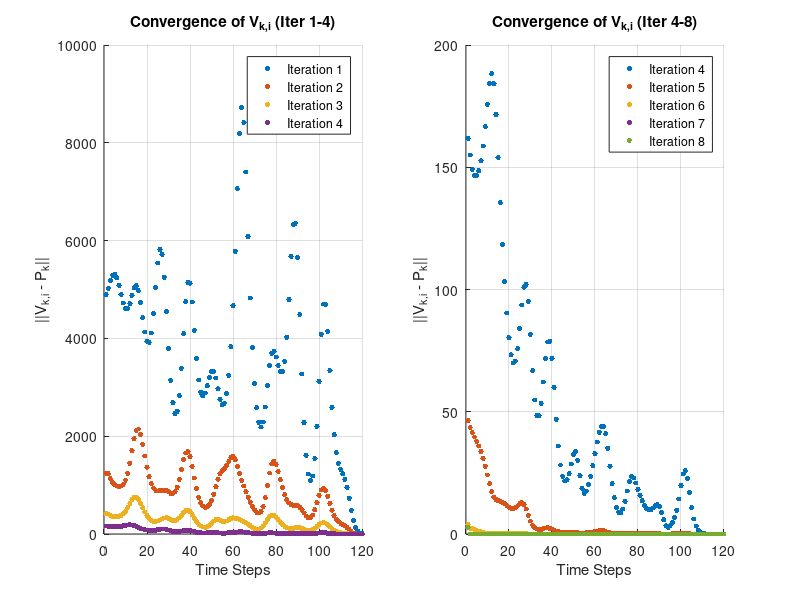
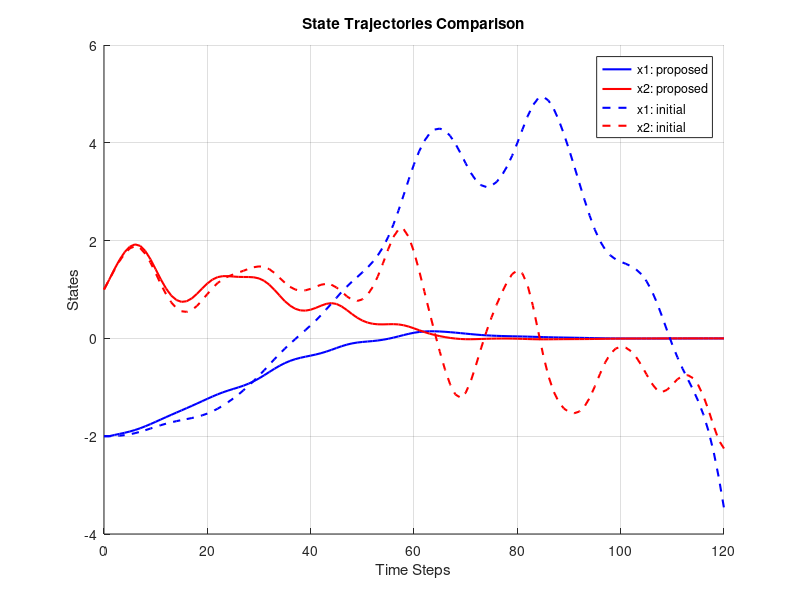
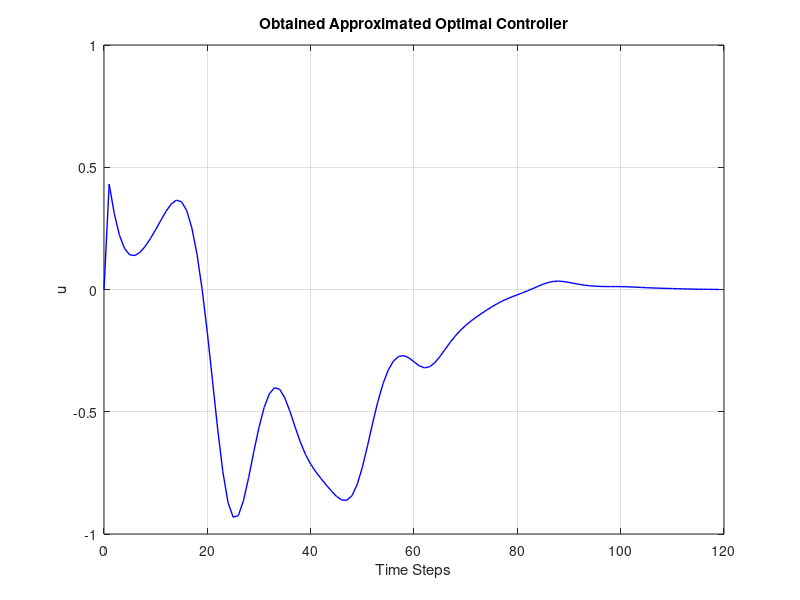

Here is the MATLAB script that generated these plots, in order:
%% Data-driven Off-policy PI for LTVDT Systems
clear; clc; close all;

% --- 1. Problem Setup & Parameters ---
n = 2; % State dimension - x_k belongs to R^n
m = 1; % Input dimension - u_k belongs to R^m
k0 = 0;
N = 120; % number of time steps
epsilon = 0.01; % Convergence threshold 
max_iter = 15;

% Weighting matrices
Q = @(k) (0.04*k + 2) * eye(n);
R = @(k) 5 - 0.02*k;
F = 50 * eye(n);

% System matrices (unknown to the algorithm, used only for data generation)
A = @(k) [1, 0.0025*k; -0.1*cos(0.3*k), 1 + (0.05^1.5*sin(0.5*k)*sqrt(k))]; 
B = @(k) [1; (0.1*k + 2)/(0.1*k + 3)] * 0.05; 

% --- 2. Data Collection Phase ---
% Number of groups (l) must satisfy rank condition
% Required rank = m(m+1)/2 + mn + n(n+1)/2 = 1 + 2 + 3 = 6

l = 100; % l should be at least 6. Anything more than that is bonus data. 
data_x = zeros(n, N+1, l);
data_u = zeros(m, N, l);

for j = 1:l
    x = (2*rand(n, 1) - 1); % Initial state in [-1, 1]
    data_x(:, 1, j) = x;
    
    % FIX: Draw frequencies for the j-th trial ONCE
    s = 1:500;
    sigma = -500 + 1000*rand(1, 500); 

    for k = k0:N-1
        % Exploration noise
        w_kj = 2 * sum(sin(sigma * k)); 
        
        u = w_kj; % Initial gain L_k,0 is [0,0]^T
        data_u(:, k+1, j) = u;
        data_x(:, k+2, j) = A(k)*data_x(:, k+1, j) + B(k)*u;
    end
end

% --- 3. Off-policy Policy Iteration (Algorithm 1) ---
L = zeros(m, n, N, max_iter + 1); % Initial L is zeros
V_history = cell(max_iter, 1); % so this contains 15 different cells
V_norm_diff = zeros(max_iter, 1); % 15*1 double

% Precompute True P_k for comparison (Numerical benchmark)
P_true = zeros(n, n, N+1);
P_true(:,:,N+1) = F;
for k = N-1:-1:k0
    P_next = P_true(:,:,k+2);
    P_true(:,:,k+1) = Q(k) + A(k)'*P_next*A(k) - ...
        A(k)'*P_next*B(k) * inv(R(k) + B(k)'*P_next*B(k)) * B(k)'*P_next*A(k);
end

for i = 1:max_iter
    % Build Phi and Psi matrices
    V_curr = zeros(n, n, N+1);
    V_curr(:,:,N+1) = F;
    
    for k = N-1:-1:k0
        % Pre-allocate matrices for the current time step k
        Gamma_x_tilde = zeros(l, n*(n+1)/2); 
        Delta_k = zeros(l, m*n);
        Gamma_u_tilde = zeros(l, m*(m+1)/2);
        Gamma_Lx = zeros(l, m*(m+1)/2);
        Psi_k_data = zeros(l, 1);
        
        for j = 1:l
            xk = data_x(:, k+1, j);
            xk1 = data_x(:, k+2, j);
            uk0 = data_u(:, k+1, j);
            Lk = L(:,:,k+1,i);
            
            % 1. vecs(V_k) features: x_tilde = [x1^2, 2*x1*x2, x2^2]^T 
            % Note: The paper uses a factor of 2 for cross-terms in vecs(B) 
            % x_tilde = [xk(1)^2; 2*xk(1)*xk(2); xk(2)^2]; 
            x_tilde = [xk(1)^2; xk(1)*xk(2); xk(2)^2];
            
            % 2. Delta_k: 2*[(xk' kron xk')(In kron Lk') + (xk' kron uk0')] 
            term1 = kron(xk', xk') * kron(eye(n), Lk');
            term2 = kron(xk', uk0');
            dk = 2 * (term1 + term2);
            
            % 3. Input features: vecs(uk0) and vecs(Lk*xk) 
            % Since m=1, vecs(u) is just u^2
            u_tilde = uk0^2;
            Lx = Lk * xk;
            Lx_tilde = Lx^2;
            
            % 4. Target Psi: xk'*(Q + L'RL)*xk + xk1'*V_next*xk1 
            % V_curr(:,:,k+2) is the value matrix for time k+1
            target_val = xk'*(Q(k) + Lk'*R(k)*Lk)*xk + xk1'*V_curr(:,:,k+2)*xk1;
            
            % Store in batch matrices
            Gamma_x_tilde(j, :) = x_tilde';
            Delta_k(j, :) = dk;
            Gamma_u_tilde(j, :) = u_tilde';
            Gamma_Lx(j, :) = Lx_tilde';
            Psi_k_data(j) = target_val;
        end
        
        % Solve for Theta_i using the data-driven matrix equation 
        % Phi_i columns: [Gamma_x_tilde, Delta, (Gamma_u - Gamma_Lx)]
        % Since xk1 is already on the RHS in Psi_k_data, we don't include it in Phi
        Phi_k_full = [Gamma_x_tilde, Delta_k, (Gamma_u_tilde - Gamma_Lx)];
        
        % Least squares solution 
        % Theta = (Phi_k_full' * Phi_k_full + 1e-4 * eye(size(Phi_k_full,2))) \ (Phi_k_full' * Psi_k_data);
        Theta = pinv(Phi_k_full) * Psi_k_data;
        
        % --- Extract V_k,i and update Gain for next iteration ---
        % Theta = [vecs(V_k); vec(B'V_k+1 A); vecs(B'V_k+1 B)] 
        V_curr(1,1,k+1) = Theta(1); 
        V_curr(1,2,k+1) = Theta(2)/2; % Divide by 2 due to vecs() definition 
        V_curr(2,1,k+1) = Theta(2)/2; 
        V_curr(2,2,k+1) = Theta(3); % So basically first 4 elements of Theta were V_curr
        % This is because in vecs we flatten the matrix hence it is like
        % this here. The next are again 1 value matrices which are BVB and
        % BVA
        
        BV_A = [Theta(4), Theta(5)];
        BV_B = Theta(6);
        
        % Policy Improvement: L_k,i+1 = (R + B'V_next B)^-1 * (B'V_next A) 
        L(:,:,k+1,i+1) = inv(R(k) + BV_B) * BV_A;
    end
    
    V_history{i} = V_curr;
    
    % Check convergence 
    if i > 1
        diff = 0;
        for k = 1:N
            diff = max(diff, norm(V_history{i}(:,:,k) - V_history{i-1}(:,:,k)));
        end
        V_norm_diff(i) = diff;
        if diff < epsilon
            fprintf('Converged at iteration %d\n', i);
            max_iter_actual = i;
            break;
        end
    end
    max_iter_actual = i;
end

%% --- 4. Plotting Results ---

% Fig 1 & 2: Convergence of V_k,i 
figure;
subplot(1,2,1); hold on;
for i = 1:min(4, max_iter_actual)
    err = arrayfun(@(k) norm(V_history{i}(:,:,k) - P_true(:,:,k)), 1:N);
    plot(1:N, err, '.', 'DisplayName', ['Iteration ' num2str(i)], 'MarkerSize', 12);
end
title('Convergence of V_{k,i} (Iter 1-4)'); xlabel('Time Steps'); ylabel('||V_{k,i} - P_k||');
legend; grid on;

subplot(1,2,2); hold on;
for i = 4:min(8, max_iter_actual)
    err = arrayfun(@(k) norm(V_history{i}(:,:,k) - P_true(:,:,k)), 1:N);
    plot(1:N, err, '.', 'DisplayName', ['Iteration ' num2str(i)], 'MarkerSize', 12);
end
title('Convergence of V_{k,i} (Iter 4-8)'); xlabel('Time Steps'); ylabel('||V_{k,i} - P_k||');
legend; grid on;

% Simulate trajectories 
x_opt = zeros(n, N+1); x_init = zeros(n, N+1);
u_opt = zeros(m, N);
x0 = [-2; 1]; 
x_opt(:,1) = x0; x_init(:,1) = x0;

for k = 1:N
    % Proposed controller (last iteration)
    u_opt(:,k) = -L(:,:,k,max_iter_actual) * x_opt(:,k);
    x_opt(:,k+1) = A(k-1)*x_opt(:,k) + B(k-1)*u_opt(:,k);
    
    % Initial controller (L=0)
    u_init = -[0,0] * x_init(:,k);
    x_init(:,k+1) = A(k-1)*x_init(:,k) + B(k-1)*u_init;
end

% Fig 3: State Trajectories 
figure; hold on;
plot(0:N, x_opt(1,:), 'b-', 'DisplayName', 'x1: proposed', 'LineWidth', 1.5);
plot(0:N, x_opt(2,:), 'r-', 'DisplayName', 'x2: proposed', 'LineWidth', 1.5);
plot(0:N, x_init(1,:), 'b--', 'DisplayName', 'x1: initial','LineWidth', 1.5);
plot(0:N, x_init(2,:), 'r--', 'DisplayName', 'x2: initial', 'LineWidth', 1.5);
title('State Trajectories Comparison'); xlabel('Time Steps'); ylabel('States');
legend; grid on;

% Fig 4: Control Input 
figure;
plot(0:N-1, u_opt, 'b', 'LineWidth', 1);
title('Obtained Approximated Optimal Controller'); xlabel('Time Steps'); ylabel('u');
grid on;
